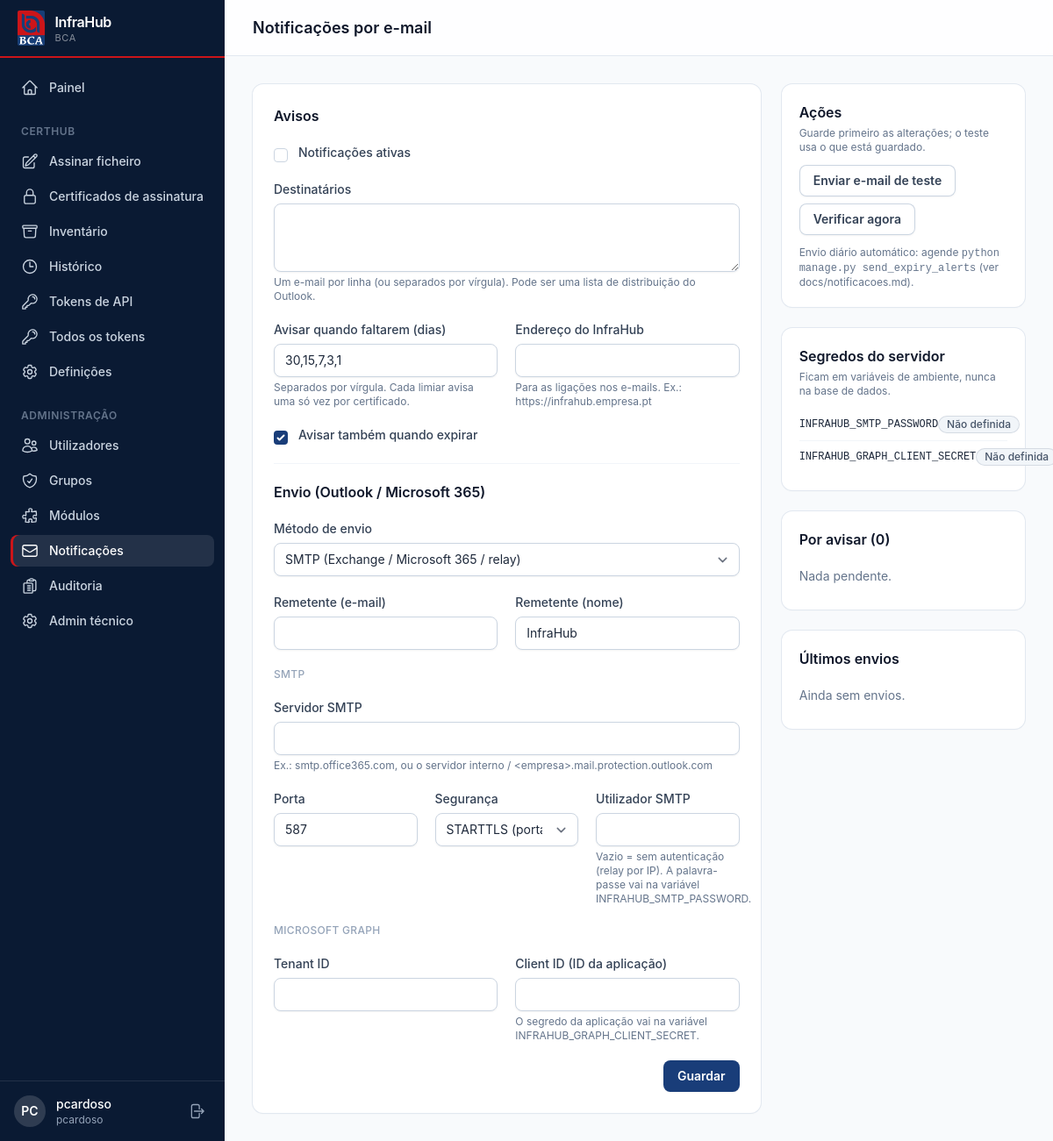
The page /manage/notifications/ (signed in) on the database its author committed.
### portal/models.py (models this page shows, shortened)
class NotificationSettings(models.Model):
    class Transport(models.TextChoices):
        SMTP = "smtp", "SMTP (Exchange / Microsoft 365 / relay)"
        GRAPH = "graph", "Microsoft Graph (app registada no Microsoft 365)"
    class Security(models.TextChoices):
        STARTTLS = "starttls", "STARTTLS (porta 587)"
        SSL = "ssl", "SSL/TLS (porta 465)"
        NONE = "none", "Sem cifra (relay interno, porta 25)"
    enabled = models.BooleanField("notificações ativas", default=False)
    recipients = models.TextField("destinatários", blank=True,
                                  help_text="Um e-mail por linha (ou separados por vírgula). Pode ser uma lista de distribuição do Outlook.")
    thresholds = models.CharField("avisar quando faltarem (dias)", max_length=100, default="30,15,7,3,1",
                                  help_text="Separados por vírgula. Cada limiar avisa uma só vez por certificado.")
    notify_expired = models.BooleanField("avisar também quando expirar", default=True)
    base_url = models.CharField("endereço do InfraHub", max_length=255, blank=True,
                                help_text="Para as ligações nos e-mails. Ex.: https://infrahub.empresa.pt")
    from_address = models.EmailField("remetente (e-mail)", blank=True)
    from_name = models.CharField("remetente (nome)", max_length=100, default="InfraHub")
    transport = models.CharField("método de envio", max_length=10, choices=Transport.choices, default=Transport.SMTP)
    smtp_host = models.CharField("servidor SMTP", max_length=255, blank=True,
                                 help_text="Ex.: smtp.office365.com, ou o servidor interno / <empresa>.mail.protection.outlook.com")
    smtp_port = models.PositiveIntegerField("porta", default=587)
    smtp_security = models.CharField("segurança", max_length=10, choices=Security.choices, default=Security.STARTTLS)
    smtp_username = models.CharField("utilizador SMTP", max_length=255, blank=True,
                                     help_text="Vazio = sem autenticação (relay por IP). A palavra-passe vai na variável INFRAHUB_SMTP_PASSWORD.")
    graph_tenant_id = models.CharField("Tenant ID", max_length=64, blank=True)
    graph_client_id = models.CharField("Client ID (ID da aplicação)", max_length=64, blank=True,
                                       help_text="O segredo da aplicação vai na variável INFRAHUB_GRAPH_CLIENT_SECRET.")
    last_run_at = models.DateTimeField(null=True, blank=True, editable=False)
    last_run_summary = models.CharField(max_length=500, blank=True, editable=False)
    class Meta:
        verbose_name = "notificações"
    @classmethod
    def load(cls) -> "NotificationSettings":
        return cls.objects.get_or_create(pk=1)[0]
    @property
    def threshold_list(self) -> list[int]:
        out = set()
        for part in self.thresholds.split(","):
            part = part.strip()
            if part.isdigit() and int(part) > 0:
                out.add(int(part))
        return sorted(out)

### portal/manage.py (the view)
# urls.py: path("manage/notifications/", manage.notifications, name="notifications"),
@perm_required("portal.manage_notifications")
def notifications(request):
    cfg = NotificationSettings.load()
    form = NotificationSettingsForm(request.POST or None, instance=cfg)
    if request.method == "POST" and form.is_valid():
        form.save()
        audit(request, "notifications_updated", "notificações", ", ".join(sorted(form.changed_data)))
        messages.success(request, "Notificações guardadas.")
        return redirect("portal:notifications")
    env = [(name, bool(os.environ.get(name))) for name in NOTIFY_ENV_VARS]
    pending = notify.pending_alerts(cfg)
    return render(request, "portal/notifications.html", {
        "form": form, "cfg": cfg, "env": env, "pending": pending,
        "log": NotificationLog.objects.all()[:15]})

### portal/forms.py (shortened to what this page needs)
class NotificationSettingsForm(TailwindMixin, forms.ModelForm):
    class Meta:
        model = NotificationSettings
        fields = ["enabled", "recipients", "thresholds", "notify_expired", "base_url", "transport", "from_address",
                  "from_name", "smtp_host", "smtp_port", "smtp_security", "smtp_username", "graph_tenant_id",
                  "graph_client_id"]
        widgets = {"recipients": forms.Textarea(attrs={"rows": 3})}

### inventory/models.py (called while the page is built)
    @property
    def usage_summary(self):
        names = [u.where for u in self.usages.all()]
        return ", ".join(names[:2]) + (f" +{len(names) - 2}" if len(names) > 2 else "")

    @property
    def endpoint(self):
        if self.ip_address and self.port:
            return f"{self.ip_address}:{self.port}"
        return str(self.ip_address or "") or (f":{self.port}" if self.port else "")

    @property
    def where(self):
        parts = [self.hostname or self.endpoint or "—"]
        if self.hostname and self.endpoint:
            parts[0] += f" ({self.endpoint})"
        if self.application:
            parts.append(self.application)
        return " · ".join(parts)

### portal/certhub_module.py (called while the page is built)
def certhub_expiry_items():
    from inventory.models import InventoryCertificate
    from signing.models import SigningCertificate
    items = [
        ExpiryItem(f"signing:{c.pk}", "CertHub", "Assinatura de código", c.name, c.not_after,
                   c.get_method_display(), "portal:certificate_edit", (c.pk,))
        for c in SigningCertificate.objects.filter(is_active=True)
    ]
    for c in InventoryCertificate.objects.prefetch_related("usages"):
        items.append(ExpiryItem(f"inventory:{c.pk}", "CertHub", "Inventário", c.name, c.not_after,
                                c.usage_summary, "inventory:detail", (c.pk,)))
    return items

### portal/modules.py (called while the page is built)
def all_modules() -> list[Module]:
    return list(_REGISTRY.values())

def module_for_permission(code: str) -> Module | None:
    return _BY_PERMISSION.get(code)

def module_for_path(path: str) -> Module | None:
    return next((m for m in _REGISTRY.values() if path.startswith(m.url_prefix)), None)

def disabled_keys(user=None) -> set[str]:
    from .models import ModuleState
    if user is not None and hasattr(user, "_disabled_modules"):
        return user._disabled_modules
    keys = set(ModuleState.objects.filter(enabled=False).values_list("key", flat=True))
    if user is not None:
        user._disabled_modules = keys
    return keys

### portal/templates/portal/notifications.html (shortened to what this page needs)
{% extends "base.html" %}
{% block heading %}Notificações por e-mail{% endblock %}
{% block content %}
<div class="grid gap-6 lg:grid-cols-3">
  <form method="post" class="card flex flex-col gap-5 p-6 lg:col-span-2">
    <h2 class="font-semibold text-slate-900">Avisos</h2>
    {% include "_field.html" with field=form.enabled %}
    {% include "_field.html" with field=form.recipients %}
    <div class="grid gap-5 sm:grid-cols-2">
      {% include "_field.html" with field=form.thresholds %}
      {% include "_field.html" with field=form.base_url %}
    </div>
    {% include "_field.html" with field=form.notify_expired %}
    <h2 class="border-t border-slate-100 pt-5 font-semibold text-slate-900">Envio (Outlook / Microsoft 365)</h2>
    {% include "_field.html" with field=form.transport %}
    <div class="grid gap-5 sm:grid-cols-2">
      {% include "_field.html" with field=form.from_address %}
      {% include "_field.html" with field=form.from_name %}
    </div>
    <p class="text-xs font-medium uppercase tracking-wide text-slate-400">SMTP</p>
    {% include "_field.html" with field=form.smtp_host %}
    <div class="grid gap-5 sm:grid-cols-3">
      {% include "_field.html" with field=form.smtp_port %}
      {% include "_field.html" with field=form.smtp_security %}
      {% include "_field.html" with field=form.smtp_username %}
    </div>
    <p class="text-xs font-medium uppercase tracking-wide text-slate-400">Microsoft Graph</p>
    <div class="grid gap-5 sm:grid-cols-2">
      {% include "_field.html" with field=form.graph_tenant_id %}
      {% include "_field.html" with field=form.graph_client_id %}
    </div>
    <div class="flex justify-end"><button class="btn-primary">Guardar</button></div>
  </form>
  <div class="space-y-6">
    <section class="card p-5">
      <h2 class="font-semibold text-slate-900">Ações</h2>
      <p class="mt-1 text-xs text-slate-500">Guarde primeiro as alterações; o teste usa o que está guardado.</p>
      <div class="mt-3 flex flex-wrap gap-2">
        <form method="post" action="{% url 'portal:notifications_test' %}">{% csrf_token %}<button class="btn-secondary">Enviar e-mail de teste</button></form>
        <form method="post" action="{% url 'portal:notifications_run' %}">{% csrf_token %}<button class="btn-secondary">Verificar agora</button></form>
      </div>
      <p class="mt-3 text-xs text-slate-500">Envio diário automático: agende <code>python manage.py send_expiry_alerts</code> (ver docs/notificacoes.md).</p>
    </section>
    <section class="card p-5">
      <h2 class="font-semibold text-slate-900">Segredos do servidor</h2>
      <p class="mt-1 text-xs text-slate-500">Ficam em variáveis de ambiente, nunca na base de dados.</p>
      <ul class="mt-3 divide-y divide-slate-100 text-sm">
        {% for name, is_set in env %}
        <li class="flex items-center justify-between py-2"><code class="text-xs">{{ name }}</code>{% if is_set %}<span class="badge-green">Definida</span>{% else %}<span class="badge-slate">Não definida</span>{% endif %}</li>
        {% endfor %}
      </ul>
    </section>
    <section class="card p-5">
      <h2 class="font-semibold text-slate-900">Por avisar ({{ pending|length }})</h2>
      <ul class="mt-3 divide-y divide-slate-100 text-sm">
        {% for a in pending %}<li class="py-2">{{ a.item.name }} <span class="text-xs text-slate-500">— {% if a.days_left < 0 %}expirou há {{ a.days_left|cut:"-" }} dia(s){% else %}{{ a.days_left }} dia(s){% endif %}</span></li>
        {% empty %}<li class="py-2 text-slate-500">Nada pendente.</li>{% endfor %}
      </ul>
    </section>
    <section class="card p-5">
      <h2 class="font-semibold text-slate-900">Últimos envios</h2>
      <ul class="mt-3 divide-y divide-slate-100 text-sm">
        {% for l in log %}<li class="py-2"><span class="{% if l.ok %}text-emerald-700{% else %}text-red-700{% endif %}">{% if l.ok %}✓{% else %}✗{% endif %}</span> {{ l.item_name|default:"Teste" }} <span class="text-xs text-slate-500">{{ l.created_at|date:"d/m H:i" }}{% if l.error %} — {{ l.error|truncatechars:80 }}{% endif %}</span></li>
        {% empty %}<li class="py-2 text-slate-500">Ainda sem envios.</li>{% endfor %}
      </ul>
    </section>
  </div>
</div>
{% endblock %}

### templates/base.html (shortened to what this page needs)
{% load static %}<!doctype html>
<html lang="pt" class="h-full bg-slate-50">
<head>
  <link rel="stylesheet" href="{% static 'css/app.css' %}">
</head>
<body class="h-full font-sans text-slate-800 antialiased">
<aside id="sidebar" class="fixed inset-y-0 left-0 z-40 flex w-64 -translate-x-full flex-col bg-brand-900 transition-transform lg:translate-x-0">
  <div class="flex h-16 items-center gap-3 px-5">
    <img src="{% static 'img/bca-logo.png' %}" alt="BCA" class="h-10 w-auto rounded-sm">
    <span class="leading-tight">
      <span class="block text-base font-semibold tracking-tight text-white">InfraHub</span>
      <span class="block text-[11px] uppercase tracking-wider text-white/50">BCA</span>
    </span>
  </div>
  <div class="h-0.5 bg-accent"></div>
  <nav class="mt-4 flex-1 space-y-1 overflow-y-auto px-3 text-sm font-medium">
    {% include "_nav_item.html" with url=nav_home.url label="Painel" icon=nav_home.icon active=nav_home.active %}
    {% for section in nav_sections %}
    <div class="px-3 pb-1 pt-5 text-xs font-semibold uppercase tracking-wider text-slate-500">{{ section.module.name }}</div>
    {% for it in section.items %}{% include "_nav_item.html" with url=it.url label=it.label icon=it.icon active=it.active %}{% endfor %}
    {% endfor %}
    {% if nav_admin %}
    <div class="px-3 pb-1 pt-5 text-xs font-semibold uppercase tracking-wider text-slate-500">Administração</div>
    {% for it in nav_admin %}{% include "_nav_item.html" with url=it.url label=it.label icon=it.icon active=it.active %}{% endfor %}
    {% endif %}
  </nav>
  <div class="border-t border-white/10 p-4">
    <div class="flex items-center gap-3">
      <a href="{% url 'portal:account' %}" class="flex min-w-0 flex-1 items-center gap-3 rounded-lg hover:bg-white/5" title="A minha conta">
        <span class="flex h-9 w-9 shrink-0 items-center justify-center rounded-full bg-white/15 text-sm font-semibold uppercase text-white">{{ user.username|slice:":2" }}</span>
        <span class="min-w-0 flex-1">
          <span class="block truncate text-sm font-medium text-white">{{ user.get_full_name|default:user.username }}</span>
          <span class="block truncate text-xs text-slate-400">{{ user.email|default:user.username }}</span>
        </span>
      </a>
      <form method="post" action="{% url 'portal:logout' %}">{% csrf_token %}
        <button title="Terminar sessão" class="rounded-md p-1.5 text-slate-400 hover:bg-white/10 hover:text-white">
          <svg class="h-5 w-5" fill="none" viewBox="0 0 24 24" stroke="currentColor" stroke-width="1.6"><path stroke-linecap="round" stroke-linejoin="round" d="M15.75 9V5.25A2.25 2.25 0 0 0 13.5 3h-6a2.25 2.25 0 0 0-2.25 2.25v13.5A2.25 2.25 0 0 0 7.5 21h6a2.25 2.25 0 0 0 2.25-2.25V15m3 0 3-3m0 0-3-3m3 3H9"/></svg>
        </button>
      </form>
    </div>
  </div>
</aside>
<div class="lg:pl-64">
  <header class="sticky top-0 z-20 flex h-16 items-center gap-4 border-b border-slate-200 bg-white/80 px-4 backdrop-blur sm:px-6 lg:px-8">
    <h1 class="text-lg font-semibold text-slate-900">{% block heading %}{% endblock %}</h1>
  </header>
  <main class="mx-auto max-w-7xl px-4 py-8 sm:px-6 lg:px-8">
    {% block content %}{% endblock %}
  </main>
</div>
</body>
</html>

### templates/_field.html (shortened to what this page needs)
<div>
  {% if field.field.widget.input_type == "checkbox" and not field.field.widget.allow_multiple_selected %}
    <label class="flex items-start gap-3 text-sm">
      <span class="mt-0.5">{{ field }}</span>
      <span><span class="font-medium text-slate-700">{{ field.label }}</span>
        {% if field.help_text %}<span class="block text-xs text-slate-500">{{ field.help_text }}</span>{% endif %}</span>
    </label>
  {% else %}
    <label class="label" for="{{ field.id_for_label }}">{{ field.label }}</label>
    {{ field }}
    {% if field.help_text %}<p class="mt-1 text-xs text-slate-500">{{ field.help_text }}</p>{% endif %}
  {% endif %}
</div>

### rows shown on the page
NotificationSettings: thresholds "30,15,7,3,1", notify_expired "☑", transport "SMTP (Exchange / Microsoft 365 / relay)", from_name "InfraHub", smtp_port "587", smtp_security "STARTTLS (porta 587)"

### other values the page prints
{{ label }} "Painel" "Assinar ficheiro" "Certificados de assinatura" "Inventário" "Histórico" "Tokens de API" "Todos os tokens" "Definições" "Utilizadores" "Grupos" "Módulos" "Notificações" "Auditoria" "Admin técnico"
{{ section.module.name }} "CERTHUB"
{{ user.username|slice:":2" }} "PC"
{{ user.get_full_name|default:user.username }} "pcardoso"
{{ user.email|default:user.username }} "pcardoso"
{{ field.label }} "Notificações ativas Avisar também quando expirar"
{{ field.label }} "Destinatários Avisar quando faltarem (dias) Endereço do InfraHub Método de envio Remetente (e-mail) Remetente (nome) Servidor SMTP Porta Segurança Utilizador SMTP Tenant ID Client ID (ID da aplicação)"
{{ name }} "INFRAHUB_SMTP_PASSWORD" "INFRAHUB_GRAPH_CLIENT_SECRET"
{{ pending|length }} "0"
